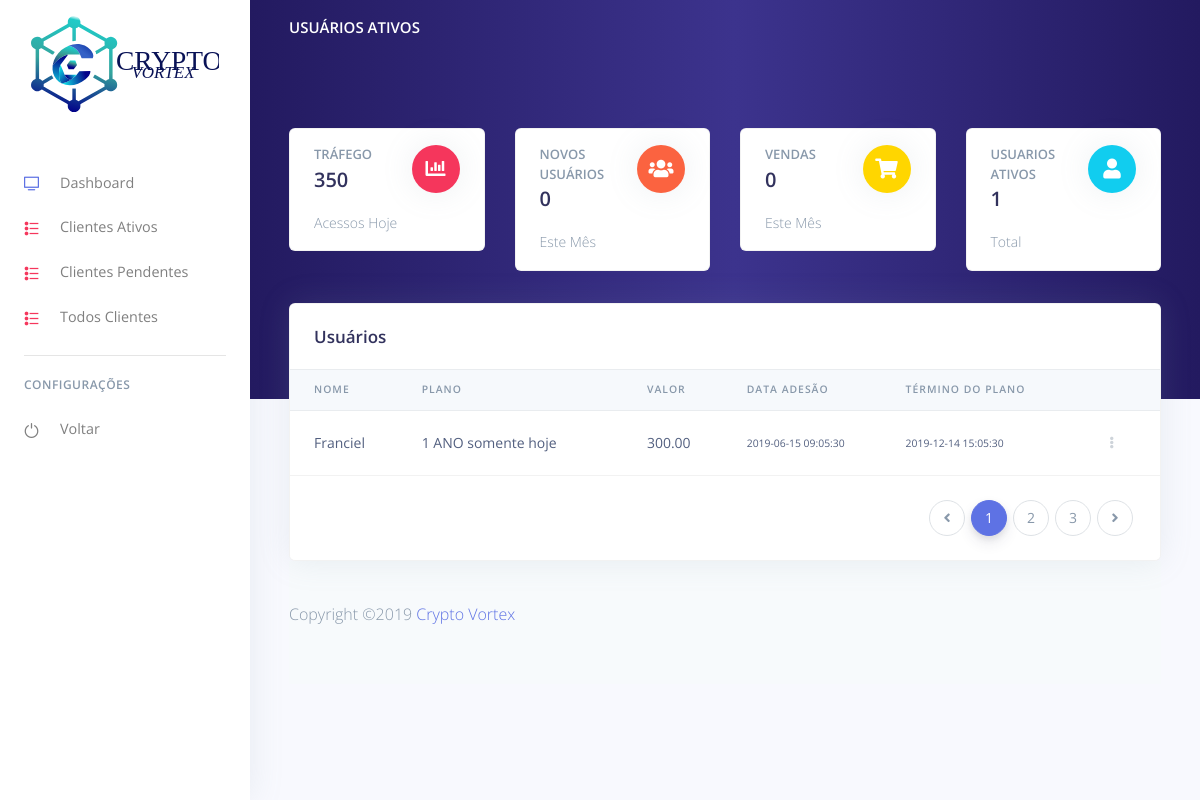
The app's page /painel/pags/clientes-ativos.php with its own data.
### tables this page shows
CREATE TABLE `clientes_ativos` (
  `id` int(11) NOT NULL,
  `id_cliente` int(11) NOT NULL,
  `id_plano` int(11) NOT NULL,
  `nome_cliente` varchar(100) NOT NULL,
  `nome_plano` varchar(100) NOT NULL,
  `valor` decimal(11,2) NOT NULL,
  `data_adesao` datetime NOT NULL,
  `data_exclusao` datetime NOT NULL
);

### painel/php/funcoes.php (called while the page is built, shortened)
<?php
function qtdeDeUserAtivos()
{
	$result = 0;
}
?>

### painel/pags/clientes-ativos.php (the view, shortened to what this page needs)
<?php
include '../php/funcoes.php';
$link = mysqli_connect("".HOSPEDEIRO_BD.":".PORTA_BD."", USUARIO_BD, SENHA_BD, NOME_BD);
$query = "SELECT * FROM clientes_ativos";
$result = mysqli_query($link, $query);
?>
<!DOCTYPE html>
<html>
<head>
    <link href="./../assets/vendor/nucleo/css/nucleo.css" rel="stylesheet">
    <link href="./../assets/vendor/@fortawesome/fontawesome-free/css/all.min.css" rel="stylesheet">
    <link type="text/css" href="./../assets/css/argon.css?v=1.0.0" rel="stylesheet">
</head>
<body>
    <nav class="navbar navbar-vertical fixed-left navbar-expand-md navbar-light bg-white" id="sidenav-main">
        <div class="container-fluid">
            <a class="navbar-brand pt-0" href="../index.php">
                <img src="./../assets/img/icons/common/crypto-logo.svg" class="navbar-brand-img" alt="...">
            </a>
            <div class="collapse navbar-collapse" id="sidenav-collapse-main">
                <ul class="navbar-nav">
                    <li class="nav-item">
                        <a class="nav-link" href="../index.php">
                            <i class="ni ni-tv-2 text-primary"></i> Dashboard
                        </a>
                    </li>
                    <li class="nav-item">
                        <a class="nav-link" href="./clientes-ativos.php">
                            <i class="ni ni-bullet-list-67 text-red"></i> Clientes Ativos
                        </a>
                    </li>
                    <li class="nav-item">
                        <a class="nav-link" href="./clientes-pendentes.php">
                            <i class="ni ni-bullet-list-67 text-red"></i> Clientes Pendentes
                        </a>
                    </li>
                    <li class="nav-item">
                        <a class="nav-link" href="./todos-clientes.php">
                            <i class="ni ni-bullet-list-67 text-red"></i> Todos Clientes
                        </a>
                    </li>
                </ul>
                <hr class="my-3">
                <h6 class="navbar-heading text-muted">Configurações</h6>
                <ul class="navbar-nav mb-md-3">
                    <li class="nav-item">
                        <a class="nav-link" href="./../../../index.php">
                              <i class="ni ni-button-power"></i> Voltar
                          </a>
                    </li>
                </ul>
             </div>
         </div>
     </nav>
    <div class="main-content">
        <nav class="navbar navbar-top navbar-expand-md navbar-dark" id="navbar-main">
            <div class="container-fluid">
                <a class="h4 mb-0 text-white text-uppercase d-none d-lg-inline-block" href="../index.php">Usuários Ativos</a>
                <ul class="navbar-nav align-items-center d-none d-md-flex">
                    <li class="nav-item dropdown">
                        <a class="nav-link pr-0" href="#">
                        </a>
                    </li>
                </ul>
            </div>
        </nav>
        <div class="header bg-gradient-crypto pb-8 pt-5 pt-md-8">
            <div class="container-fluid">
                <div class="header-body">
                    <div class="row">
                        <div class="col-xl-3 col-lg-6">
                            <div class="card card-stats mb-4 mb-xl-0">
                                <div class="card-body">
                                    <div class="row">
                                        <div class="col">
                                            <h5 class="card-title text-uppercase text-muted mb-0">Tráfego</h5>
                                            <span class="h2 font-weight-bold mb-0">350</span>
                                        </div>
                                        <div class="col-auto">
                                            <div class="icon icon-shape bg-danger text-white rounded-circle shadow">
                                                <i class="fas fa-chart-bar"></i>
                                            </div>
                                        </div>
                                    </div>
                                    <p class="mt-3 mb-0 text-muted text-sm">
                                        <span class="text-nowrap">Acessos Hoje</span>
                                    </p>
                                </div>
                            </div>
                        </div>
                        <div class="col-xl-3 col-lg-6">
                            <div class="card card-stats mb-4 mb-xl-0">
                                <div class="card-body">
                                    <div class="row">
                                        <div class="col">
                                            <h5 class="card-title text-uppercase text-muted mb-0">Novos Usuários</h5>
                                            <span class="h2 font-weight-bold mb-0"><?php echo $_SESSION['qtdeUserMes'];?></span>
                                        </div>
                                        <div class="col-auto">
                                            <div class="icon icon-shape bg-warning text-white rounded-circle shadow">
                                                <i class="fas fa-users"></i>
                                            </div>
                                        </div>
                                    </div>
                                    <p class="mt-3 mb-0 text-muted text-sm">
                                        <span class="text-nowrap">Este Mês</span>
                                    </p>
                                </div>
                            </div>
                        </div>
                        <div class="col-xl-3 col-lg-6">
                            <div class="card card-stats mb-4 mb-xl-0">
                                <div class="card-body">
                                    <div class="row">
                                        <div class="col">
                                            <h5 class="card-title text-uppercase text-muted mb-0">Vendas</h5>
                                            <span class="h2 font-weight-bold mb-0"><?php echo $_SESSION['qtdeVendasMes'];?></span>
                                        </div>
                                        <div class="col-auto">
                                            <div class="icon icon-shape bg-yellow text-white rounded-circle shadow">
                                                <i class="fas fa-shopping-cart"></i>
                                            </div>
                                        </div>
                                    </div>
                                    <p class="mt-3 mb-0 text-muted text-sm">
                                        <span class="text-nowrap">Este Mês</span>
                                    </p>
                                </div>
                            </div>
                        </div>
                        <div class="col-xl-3 col-lg-6">
                            <div class="card card-stats mb-4 mb-xl-0">
                                <div class="card-body">
                                    <div class="row">
                                        <div class="col">
                                            <h5 class="card-title text-uppercase text-muted mb-0">Usuarios Ativos</h5>
                                            <span class="h2 font-weight-bold mb-0"><?php echo $_SESSION['qtdeUserAtivos'];?></span>
                                        </div>
                                        <div class="col-auto">
                                            <div class="icon icon-shape bg-info text-white rounded-circle shadow">
                                                <i class="fas fa-user"></i>
                                            </div>
                                        </div>
                                    </div>
                                    <p class="mt-3 mb-0 text-muted text-sm">
                                        <span class="text-nowrap">Total</span>
                                    </p>
                                </div>
                            </div>
                        </div>
                    </div>
                </div>
            </div>
        </div>
        <div class="container-fluid mt--7">
            <div class="row">
                <div class="col">
                    <div class="card shadow">
                        <div class="card-header border-0">
                            <h3 class="mb-0">Usuários</h3>
                        </div>
                        <div class="table-responsive">
                            <table class="table align-items-center table-flush">
                                <thead class="thead-light">
                                <tr>
                                    <th scope="col">Nome</th>
                                    <th scope="col">Plano</th>
                                    <th scope="col">Valor</th>
                                    <th scope="col">Data Adesão</th>
                                    <th scope="col">Término do Plano</th>
                                    <th scope="col"></th>
                                </tr>
                                </thead>
                                <tbody>
                                <?php
                                while($row = mysqli_fetch_array($result, MYSQLI_BOTH)){
                                ?>
                                <tr>
                                    <td>
                                        <div class="media align-items-center">
                                            <div class="media-body">
                                                <span class="mb-0 text-sm"><?php echo $row['nome_cliente']?></span>
                                            </div>
                                        </div>
                                    </td>
                                    <td>
                                          <span class="badge badge-dot mr-4">
                                            <?php echo $row['nome_plano']?>
                                          </span>
                                    </td>
                                    <td>
                                        <div class="media align-items-center">
                                            <div class="media-body">
                                                <span class="mb-0 text-sm"><?php echo $row['valor']?></span>
                                            </div>
                                        </div>
                                    </td>
                                    <td>
                                        <div class="media align-items-center">
                                            <div class="media-body">
                                                <small><?php echo $row['data_adesao']?></small>
                                            </div>
                                        </div>
                                    </td>
                                    <td>
                                        <div class="media align-items-center">
                                            <div class="media-body">
                                                <small><?php echo $row['data_exclusao']?></small>
                                            </div>
                                        </div>
                                    </td>
                                    <td class="text-right">
                                        <div class="dropdown">
                                            <a class="btn btn-sm btn-icon-only text-light" href="#" role="button" data-toggle="dropdown" aria-haspopup="true" aria-expanded="false">
                                                <i class="fas fa-ellipsis-v"></i>
                                            </a>
                                        </div>
                                    </td>
                                </tr>
                                <?php } ?>
                                </tbody>
                            </table>
                        </div>
                        <div class="card-footer py-4">
                            <nav aria-label="...">
                                <ul class="pagination justify-content-end mb-0">
                                    <li class="page-item disabled">
                                        <a class="page-link" href="#" tabindex="-1">
                                            <i class="fas fa-angle-left"></i>
                                        </a>
                                    </li>
                                    <li class="page-item active">
                                        <a class="page-link" href="#">1</a>
                                    </li>
                                    <li class="page-item">
                                        <a class="page-link" href="#">2 <span class="sr-only">(current)</span></a>
                                    </li>
                                    <li class="page-item"><a class="page-link" href="#">3</a></li>
                                    <li class="page-item">
                                        <a class="page-link" href="#">
                                            <i class="fas fa-angle-right"></i>
                                        </a>
                                    </li>
                                </ul>
                            </nav>
                        </div>
                    </div>
                </div>
            </div>
            <footer class="footer">
                <div class="row align-items-center justify-content-xl-between">
                    <div class="col-xl-6">
                        <div class="copyright text-center text-xl-left text-muted">
                            <p>
                                Copyright &copy; <a href="https://cryptovortex.com.br" target="_blank">Crypto Vortex</a></p>
                        </div>
                    </div>
                </div>
            </footer>
        </div>
    </div>
</body>
</html>

### records on screen
clientes_ativos: nome_cliente "Franciel", nome_plano "1 ANO somente hoje", valor "300.00", data_adesao "2019-06-15 09:05:30", data_exclusao "2019-12-14 15:05:30"

### other values on screen
$_SESSION['qtdeUserMes'] "0"
$_SESSION['qtdeVendasMes'] "0"
$_SESSION['qtdeUserAtivos'] "1"
